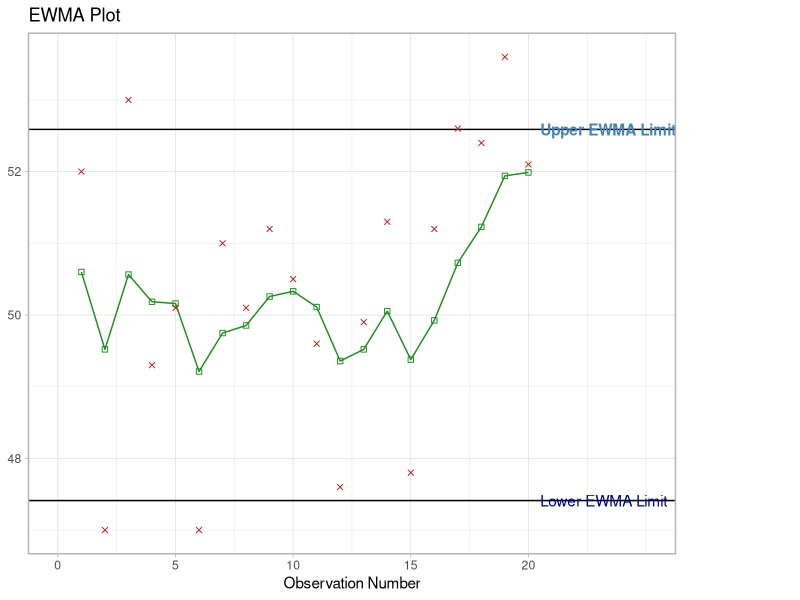

This figure's R source:
## ---- chunk 1
#| label: setup-ewma
#| message: false
library(tidyverse)

y <- c(
  52.0, 47.0, 53.0, 49.3, 50.1, 47.0, 51.0, 50.1, 51.2, 50.5,
  49.6, 47.6, 49.9, 51.3, 47.8, 51.2, 52.6, 52.4, 53.6, 52.1
)
## ---- chunk 2
#| echo: false
matrix(y, ncol = 6, byrow = TRUE) |>
  as.data.frame() |>
  setNames(rep("", 6)) |>
  knitr::kable()
## ---- chunk 3
lambda <- 0.3
ewma0 <- 50
s <- 2.0539

ewma_df <- tibble(observation = seq_along(y), y = y) |>
  mutate(ewma = accumulate(y, ~ lambda * .y + (1 - lambda) * .x, .init = ewma0)[-1])
## ---- chunk 4
#| echo: false
matrix(round(ewma_df$ewma, 2), ncol = 5, byrow = TRUE) |>
  as.data.frame() |>
  setNames(rep("", 5)) |>
  knitr::kable()
## ---- chunk 5
#| label: fig-pmc-324-ewma-plot
#| fig-cap: "EWMA plot of above data"
#| code-fold: true
s_ewma <- sqrt(lambda / (2 - lambda)) * s
ucl <- ewma0 + 3 * s_ewma
lcl <- ewma0 - 3 * s_ewma

ggplot(ewma_df, aes(observation)) +
  geom_hline(yintercept = c(ucl, lcl)) +
  geom_line(aes(y = ewma), color = "forestgreen") +
  geom_point(aes(y = ewma), shape = 0, color = "forestgreen") +
  geom_point(aes(y = y), shape = 4, color = "firebrick") +
  annotate("text", x = 20.5, y = ucl, label = "Upper EWMA Limit", color = "steelblue", hjust = 0, fontface = "bold") +
  annotate("text", x = 20.5, y = lcl, label = "Lower EWMA Limit", color = "navy", hjust = 0) +
  scale_x_continuous(breaks = seq(0, 20, 5)) +
  coord_cartesian(xlim = c(0, 25), ylim = c(min(y), max(y)), clip = "off") +
  labs(title = "EWMA Plot", x = "Observation Number", y = NULL) +
  theme_light() +
  theme(plot.margin = margin(5.5, 90, 5.5, 5.5))
